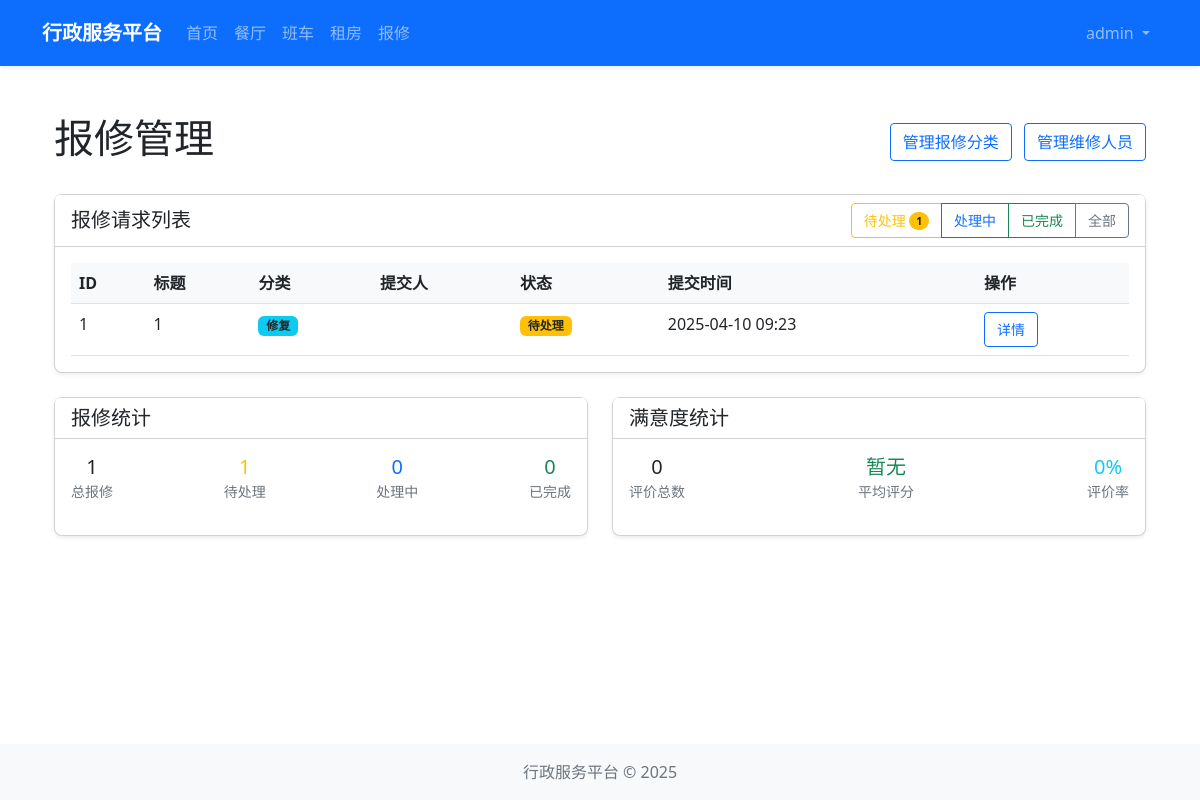
Screenshot of /repair/admin (signed in) with the database file from the repository.
### models/user.py (models this page shows, shortened)
class User(UserMixin, db.Model):
    __tablename__ = 'users'
    id = db.Column(db.Integer, primary_key=True)
    username = db.Column(db.String(64), unique=True, nullable=False)
    email = db.Column(db.String(120), unique=True, nullable=False)
    password_hash = db.Column(db.String(128))
    role = db.Column(db.String(20), default='user')  # 'admin' or 'user'
    created_at = db.Column(db.DateTime, default=datetime.utcnow)
    def is_admin(self):
        return self.role == 'admin'

### models/repair.py (models this page shows, shortened)
class RepairRequest(db.Model):
    __tablename__ = 'repair_requests'
    id = db.Column(db.Integer, primary_key=True)
    user_id = db.Column(db.Integer, db.ForeignKey('users.id'), nullable=False)
    category_id = db.Column(db.Integer, db.ForeignKey('repair_categories.id'), nullable=False)
    title = db.Column(db.String(100), nullable=False)
    description = db.Column(db.Text, nullable=False)
    location = db.Column(db.String(200), nullable=False)
    contact_phone = db.Column(db.String(20))
    preferred_time = db.Column(db.String(100))
    priority = db.Column(db.String(20), default='normal')  # low, normal, high, urgent
    status = db.Column(db.String(20), default='pending')  # pending, assigned, in_progress, completed, canceled
    created_at = db.Column(db.DateTime, default=datetime.utcnow)
    updated_at = db.Column(db.DateTime, default=datetime.utcnow, onupdate=datetime.utcnow)
    assignments = db.relationship('RepairAssignment', backref='request', lazy=True)
    user = db.relationship('User', backref=db.backref('repair_requests', lazy=True))
    photos = db.relationship('RepairPhoto', backref='request', lazy=True, cascade='all, delete-orphan')

class RepairCategory(db.Model):
    __tablename__ = 'repair_categories'
    id = db.Column(db.Integer, primary_key=True)
    name = db.Column(db.String(100), nullable=False)
    description = db.Column(db.Text)
    created_at = db.Column(db.DateTime, default=datetime.utcnow)
    repair_requests = db.relationship('RepairRequest', backref='category', lazy=True)

### routes/repair.py (the view)
@repair_bp.route('/admin')
@login_required
def admin():
    if not current_user.is_admin():
        abort(403)
    status_counts = {
        'pending': RepairRequest.query.filter_by(status='pending').count(),
        'assigned': RepairRequest.query.filter_by(status='assigned').count(),
        'in_progress': RepairRequest.query.filter_by(status='in_progress').count(),
        'completed': RepairRequest.query.filter_by(status='completed').count(),
        'canceled': RepairRequest.query.filter_by(status='canceled').count()
    }
    total_requests = sum(status_counts.values())
    completed_requests = status_counts['completed']
    feedback_count = RepairFeedback.query.count()
    avg_rating_result = db.session.query(func.avg(RepairFeedback.rating)).scalar()
    avg_rating = avg_rating_result if avg_rating_result else 0
    feedback_rate = (feedback_count / completed_requests * 100) if completed_requests > 0 else 0
    stats = {
        'total': total_requests,
        'pending': status_counts['pending'],
        'processing': status_counts['in_progress'] + status_counts['assigned'],
        'completed': completed_requests,
        'feedback_count': feedback_count,
        'avg_rating': avg_rating,
        'feedback_rate': round(feedback_rate, 1)
    }
    recent_requests = RepairRequest.query.order_by(RepairRequest.created_at.desc()).limit(5).all()
    pending_count = status_counts['pending']
    processing_count = status_counts['assigned'] + status_counts['in_progress']
    return render_template('repair/admin/index.html',
                          status_counts=status_counts,
                          recent_requests=recent_requests,
                          stats=stats,
                          requests=recent_requests,
                          pending_count=pending_count,
                          processing_count=processing_count
                          )

### extensions.py (called while the page is built)
def init_extensions(app):
    db.init_app(app)
    login_manager.init_app(app)
    csrf.init_app(app)
    login_manager.login_view = 'auth.login'
    from models.user import User
    @login_manager.user_loader
    def load_user(user_id):
        return User.query.get(int(user_id))

### templates/repair/admin/index.html (shortened to what this page needs)
{% extends "layout.html" %}
{% block content %}
<div class="container mt-4">
    <div class="d-flex justify-content-between align-items-center mb-4">
        <h1>报修管理</h1>
        <div>
            <a href="{{ url_for('repair.manage_categories') }}" class="btn btn-outline-primary me-2">
                 管理报修分类
            </a>
            <a href="{{ url_for('repair.manage_staff') }}" class="btn btn-outline-primary">
                 管理维修人员
            </a>
        </div>
    </div>
    <div class="card shadow-sm mb-4">
        <div class="card-header bg-white d-flex justify-content-between align-items-center">
            <h5 class="mb-0">报修请求列表</h5>
            <div class="btn-group">
                <a href="{{ url_for('repair.view_requests', status='pending') }}" class="btn btn-sm btn-outline-warning">
                    待处理
                    {% if pending_count %}
                    <span class="badge rounded-pill bg-warning text-dark">{{ pending_count }}</span>
                    {% endif %}
                </a>
                <a href="{{ url_for('repair.view_requests', status='processing') }}" class="btn btn-sm btn-outline-primary">
                    处理中
                </a>
                <a href="{{ url_for('repair.view_requests', status='completed') }}" class="btn btn-sm btn-outline-success">
                    已完成
                </a>
                <a href="{{ url_for('repair.view_requests') }}" class="btn btn-sm btn-outline-secondary">
                    全部
                </a>
            </div>
        </div>
        <div class="card-body">
            {% if requests %}
            <div class="table-responsive">
                <table class="table table-hover">
                    <thead>
                        <tr>
                            <th>ID</th>
                            <th>标题</th>
                            <th>分类</th>
                            <th>提交人</th>
                            <th>状态</th>
                            <th>提交时间</th>
                            <th>操作</th>
                        </tr>
                    </thead>
                    <tbody>
                        {% for request in requests %}
                        <tr>
                            <td>{{ request.id }}</td>
                            <td>{{ request.title }}</td>
                            <td>
                                <span class="badge bg-info text-dark">{{ request.category.name }}</span>
                            </td>
                            <td>{{ request.user.name if request.user else '未知' }}</td>
                            <td>
                                {% if request.status == 'pending' %}
                                <span class="badge bg-warning text-dark">待处理</span>
                                {% elif request.status == 'assigned' %}
                                <span class="badge bg-info">已分配</span>
                                {% elif request.status == 'in_progress' %}
                                <span class="badge bg-primary">处理中</span>
                                {% elif request.status == 'completed' %}
                                <span class="badge bg-success">已完成</span>
                                {% elif request.status == 'canceled' %}
                                <span class="badge bg-secondary">已取消</span>
                                {% endif %}
                            </td>
                            <td>{{ request.created_at.strftime('%Y-%m-%d %H:%M') }}</td>
                            <td>
                                <a href="{{ url_for('repair.process_request', id=request.id) }}" class="btn btn-sm btn-outline-primary">
                                     详情
                                </a>
                            </td>
                        </tr>
                        {% endfor %}
                    </tbody>
                </table>
            </div>
            {% else %}
            <div class="alert alert-info">
                <i class="fas fa-info-circle"></i> 当前没有报修请求。
            </div>
            {% endif %}
        </div>
    </div>
    <div class="row">
        <div class="col-md-6">
            <div class="card shadow-sm">
                <div class="card-header bg-white">
                    <h5 class="mb-0">报修统计</h5>
                </div>
                <div class="card-body">
                    <div class="d-flex justify-content-between mb-3">
                        <div class="text-center">
                            <h5 class="mb-0">{{ stats.total or 0 }}</h5>
                            <small class="text-muted">总报修</small>
                        </div>
                        <div class="text-center">
                            <h5 class="mb-0 text-warning">{{ stats.pending or 0 }}</h5>
                            <small class="text-muted">待处理</small>
                        </div>
                        <div class="text-center">
                            <h5 class="mb-0 text-primary">{{ stats.processing or 0 }}</h5>
                            <small class="text-muted">处理中</small>
                        </div>
                        <div class="text-center">
                            <h5 class="mb-0 text-success">{{ stats.completed or 0 }}</h5>
                            <small class="text-muted">已完成</small>
                        </div>
                    </div>
                </div>
            </div>
        </div>
        <div class="col-md-6">
            <div class="card shadow-sm">
                <div class="card-header bg-white">
                    <h5 class="mb-0">满意度统计</h5>
                </div>
                <div class="card-body">
                    <div class="d-flex justify-content-between mb-3">
                        <div class="text-center">
                            <h5 class="mb-0">{{ stats.feedback_count or 0 }}</h5>
                            <small class="text-muted">评价总数</small>
                        </div>
                        <div class="text-center">
                            <h5 class="mb-0 text-success">{{ stats.avg_rating|round(1) or '暂无' }}</h5>
                            <small class="text-muted">平均评分</small>
                        </div>
                        <div class="text-center">
                            <h5 class="mb-0 text-info">{{ stats.feedback_rate or 0 }}%</h5>
                            <small class="text-muted">评价率</small>
                        </div>
                    </div>
                </div>
            </div>
        </div>
    </div>
</div>
{% endblock %}

### templates/layout.html (shortened to what this page needs)
<!DOCTYPE html>
<html lang="zh-CN">
<head>
    <link href="https://cdn.jsdelivr.net/npm/bootstrap@5.2.3/dist/css/bootstrap.min.css" rel="stylesheet">
    <link rel="stylesheet" href="{{ url_for('static', filename='css/style.css') }}">
</head>
<body>
    <nav class="navbar navbar-expand-lg navbar-dark bg-primary">
        <div class="container">
            <a class="navbar-brand" href="{{ url_for('main.index') }}">行政服务平台</a>
            <div class="collapse navbar-collapse" id="navbarSupportedContent">
                <ul class="navbar-nav me-auto mb-2 mb-lg-0">
                    <li class="nav-item">
                        <a class="nav-link" href="{{ url_for('main.index') }}">首页</a>
                    </li>
                    <li class="nav-item">
                        <a class="nav-link" href="{{ url_for('restaurant.index') }}">餐厅</a>
                    </li>
                    <li class="nav-item">
                        <a class="nav-link" href="{{ url_for('shuttle.index') }}">班车</a>
                    </li>
                    <li class="nav-item">
                        <a class="nav-link" href="{{ url_for('housing.index') }}">租房</a>
                    </li>
                    <li class="nav-item">
                        <a class="nav-link" href="{{ url_for('repair.index') }}">报修</a>
                    </li>
                </ul>
                <ul class="navbar-nav ms-auto">
                    {% if current_user.is_authenticated %}
                        <li class="nav-item dropdown">
                            <a class="nav-link dropdown-toggle" href="#" id="navbarDropdown" role="button" data-bs-toggle="dropdown" aria-expanded="false">
                                {{ current_user.username }}
                            </a>
                        </li>
                    {% endif %}
                </ul>
            </div>
        </div>
    </nav>
    <main class="container mt-4 mb-4">
        {% block content %}{% endblock %}
    </main>
    <footer class="footer bg-light py-3 mt-auto">
        <div class="container text-center">
            <span class="text-muted">行政服务平台 &copy; {{ now.year }}</span>
        </div>
    </footer>
</body>
</html>

### static/css/style.css (style rules this page uses)
body { display: flex; flex-direction: column; min-height: 100vh; }
main { flex: 1; }
.footer { margin-top: auto; }
.card { border-radius: 0.5rem; box-shadow: 0 0.125rem 0.25rem rgba(0, 0, 0, 0.075); transition: all 0.3s ease; }
.btn { border-radius: 0.25rem; padding: 0.375rem 0.75rem; font-weight: 500; }
.navbar { padding: 0.8rem 1rem; box-shadow: 0 0.125rem 0.25rem rgba(0, 0, 0, 0.075); }
.navbar-brand { font-weight: 600; font-size: 1.25rem; }
.table { margin-bottom: 0; }
.table th { font-weight: 600; background-color: #f8f9fa; }

### rows the page displays
User: username "admin"
RepairRequest: id "1", title "1", category.name "修复", status "待处理", created_at "2025-04-10 09:23"

### other values shown
{{ pending_count }} "1"
{{ stats.total or 0 }} "1"
{{ stats.pending or 0 }} "1"
{{ stats.processing or 0 }} "0"
{{ stats.completed or 0 }} "0"
{{ stats.feedback_count or 0 }} "0"
{{ stats.avg_rating|round(1) or '暂无' }} "暂无"
{{ stats.feedback_rate or 0 }} "0"
